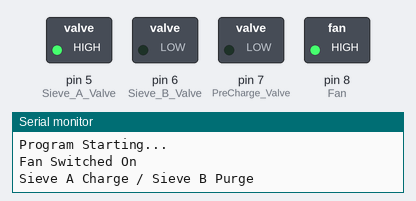
Bench run of a sketch on a simulated Arduino Uno, built with avr-gcc and run on an emulated ATmega328P. Parts: switched loads named in the sketch (green lamp = pin HIGH), the last lines printed to the serial monitor.

Above: at 3.0 s.
At 5.2 s:
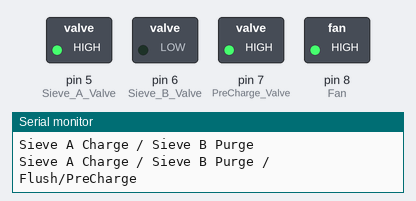
At 5.8 s:
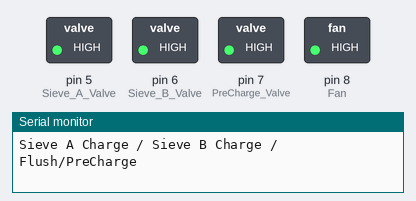
At 8.1 s:
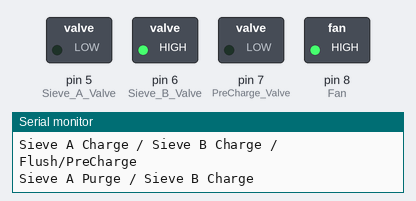
At 10.3 s:
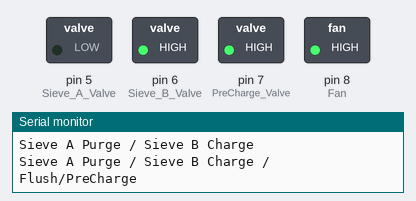
Timing chart, 0 to 14.4 s (numbered marks = the images above):
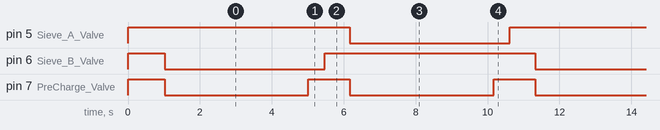

The sketch:

OXYKIT.ino
```cpp
// Full program for Arduino Uno control of Oxycon Relays and LCD units.
// Edited: 05/11/20
// Author: Robert Danger Byrd
// For Version 5 AKA "Handy Oxy"
// RELAY PIN ASSIGNMENT
//**************************************************************************
int Sieve_A_Valve = 5; //Defined Pin as Variable
int Sieve_B_Valve = 6; //Defined Pin as Variable
int PreCharge_Valve = 7; //Defined Pin as Variable
int Fan = 8; //Defined Pin as Variable
// VARIABLE CREATION
//**************************************************************************
unsigned long Relay_Test_Delay; //delay variable creation
unsigned long Startup_Purge_Delay; //delay variable creation
unsigned long Production_Delay; //delay variable creation
unsigned long Flush_Delay; //delay variable creation
unsigned long PreCharge_Delay; //delay variable creation
//**************************************************************************
void setup()
{
  // STARTUP
  //**************************************************************************
  // Serial Port initialization
  Serial.begin(9600);
  // SET PIN MODE FOR PINS IN PROGRAM
  //**************************************************************************
  pinMode(Sieve_A_Valve, OUTPUT);
  pinMode(Sieve_B_Valve, OUTPUT);
  pinMode(PreCharge_Valve, OUTPUT);
  pinMode(Fan, OUTPUT);
  //  SET DELAY TIMING HERE
  //**************************************************************************
  Relay_Test_Delay = 0;
  Startup_Purge_Delay = 1000;
  Production_Delay = 4000;
  Flush_Delay = 450;
  PreCharge_Delay = 700;
  // VALVE RELAY TEST SEQUENCE
  //**************************************************************************
  Serial.println("Relay Test Sequence");
  digitalWrite(Sieve_A_Valve, HIGH); //Turn on relay
  delay(Relay_Test_Delay);
  digitalWrite(Sieve_B_Valve, HIGH); //Turn on relay
  delay(Relay_Test_Delay);
  digitalWrite(PreCharge_Valve, HIGH); //Turn on relay
  delay(Relay_Test_Delay);
  Serial.println("Valve Relay Test Sequence Complete");
  delay(Relay_Test_Delay);
  // STARTUP PURGE
  //**************************************************************************
  Serial.println("Relay Test Sequence");
  digitalWrite(Sieve_A_Valve, HIGH); //Turn on relay
  digitalWrite(Sieve_B_Valve, HIGH); //Turn on relay
  digitalWrite(PreCharge_Valve, HIGH); //Turn on relay
  delay(Startup_Purge_Delay);
  // FAN CONTROL
  //**************************************************************************
  Serial.println("Program Starting...");
  delay(Relay_Test_Delay);
  digitalWrite(Fan, HIGH);
  Serial.println("Fan Switched On");
}
void loop()
{
  //CYCLE 1
  //**************************************************************************
  Serial.println("Sieve A Charge / Sieve B Purge");
  digitalWrite(Sieve_A_Valve, HIGH);
  digitalWrite(Sieve_B_Valve, LOW);
  digitalWrite(PreCharge_Valve, LOW);
  delay(Production_Delay);
  //CYCLE 2
  //**************************************************************************
  Serial.println("Sieve A Charge / Sieve B Purge / Flush/PreCharge");
  digitalWrite(Sieve_A_Valve, HIGH);
  digitalWrite(Sieve_B_Valve, LOW);
  digitalWrite(PreCharge_Valve, HIGH);
  delay(Flush_Delay) ;
  //CYCLE 3
  //**************************************************************************
  Serial.println("Sieve A Charge / Sieve B Charge / Flush/PreCharge");
  digitalWrite(Sieve_A_Valve, HIGH);
  digitalWrite(Sieve_B_Valve, HIGH);
  digitalWrite(PreCharge_Valve, HIGH);
  delay(PreCharge_Delay);
  //CYCLE 4
  //**************************************************************************
  Serial.println("Sieve A Purge / Sieve B Charge");
  digitalWrite(Sieve_A_Valve, LOW);
  digitalWrite(Sieve_B_Valve, HIGH);
  digitalWrite(PreCharge_Valve, LOW);
  delay(Production_Delay);
  //CYCLE 5
  //**************************************************************************
  Serial.println("Sieve A Purge / Sieve B Charge / Flush/PreCharge");
  digitalWrite(Sieve_A_Valve, LOW);
  digitalWrite(Sieve_B_Valve, HIGH);
  digitalWrite(PreCharge_Valve, HIGH);
  delay(Flush_Delay);
  //CYCLE 6
  //**************************************************************************
  Serial.println("Sieve A Charge / Sieve B Charge / Flush/PreCharge");
  digitalWrite(Sieve_A_Valve, HIGH);
  digitalWrite(Sieve_B_Valve, HIGH);
  digitalWrite(PreCharge_Valve, HIGH);
  delay(PreCharge_Delay) ;
}
```

Measured:
- by itself, pin 5 (Sieve_A_Valve), pin 6 (Sieve_B_Valve): alternates HIGH for 5.9 s and LOW for 4.5 s
- by itself, pin 7 (PreCharge_Valve): alternates HIGH for 1.2 s and LOW for 4.0 s
- by itself, everything shown: repeats every 10.3 s, in 6 steps
